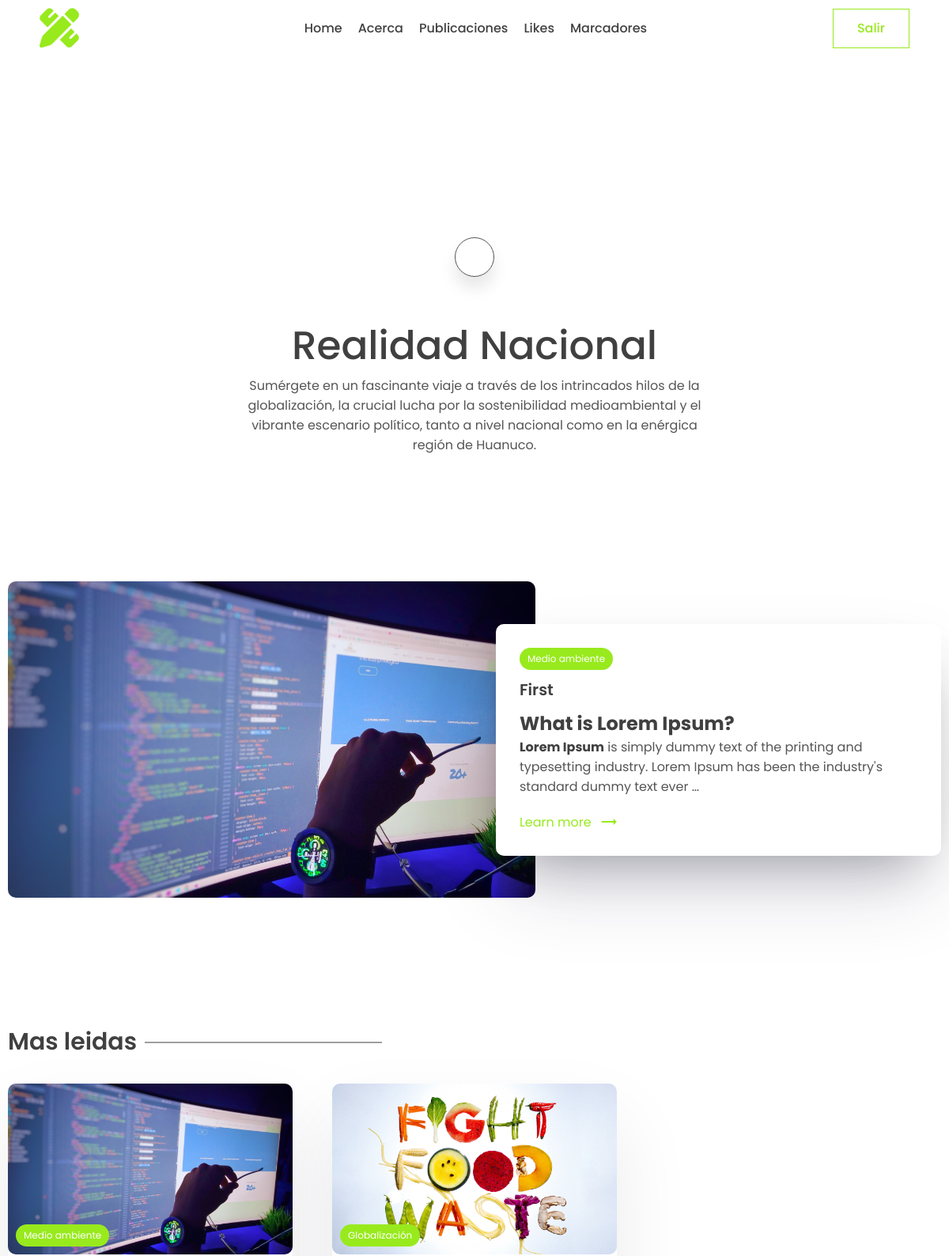
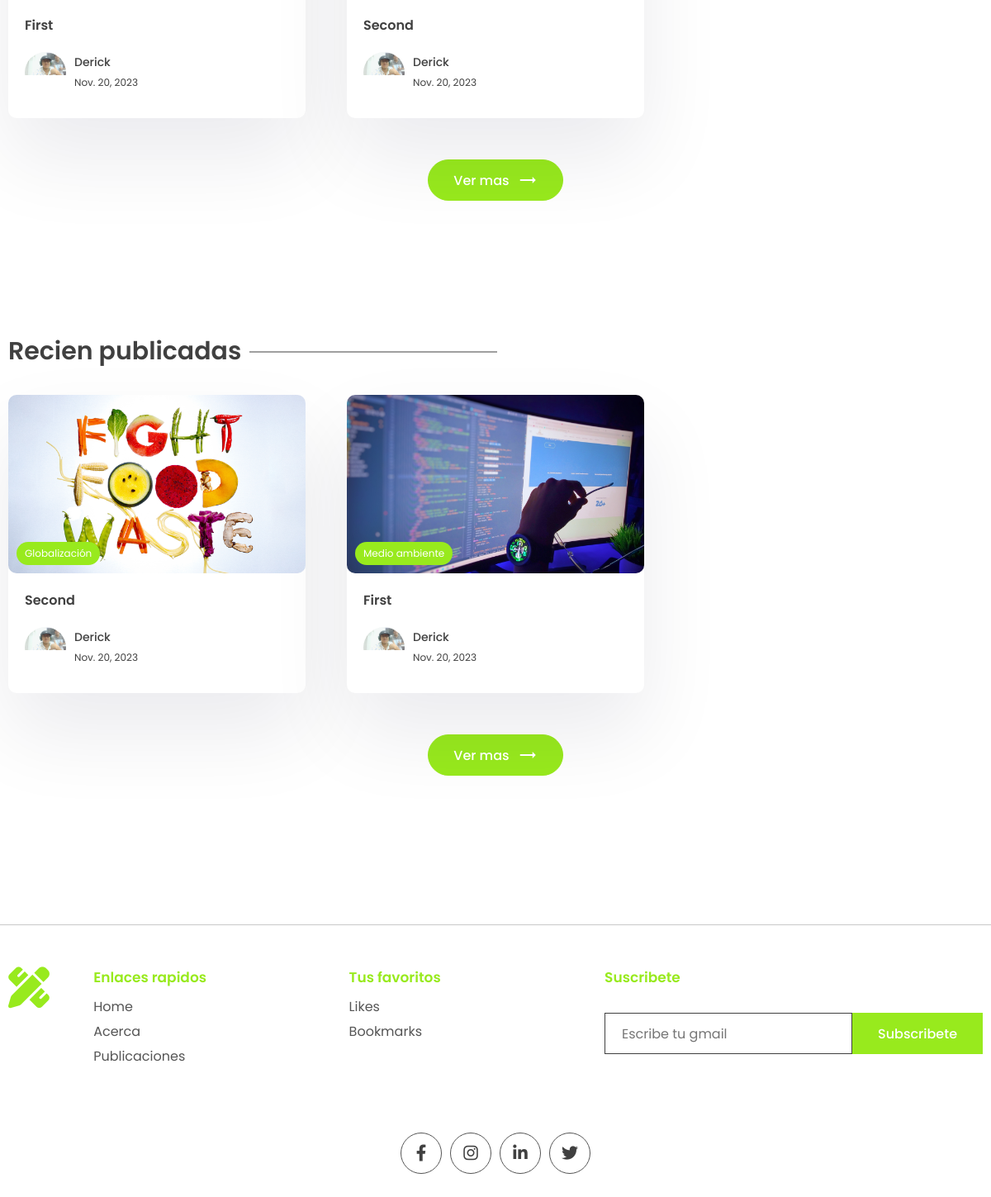
The app's page / (signed in) with its own data (2 pictures, top to bottom).
### app/models.py (models this page shows, shortened)
class WebsiteMeta(models.Model):
    title = models.CharField(max_length=200)
    description = models.CharField(max_length=500)
    about = RichTextField()
    class Meta:
        verbose_name_plural ='Metadata del sitio'

class Post(models.Model):
    title =  models.CharField(max_length=200, verbose_name="Titulo")
    content = RichTextField(null=True)
    last_updated = models.DateTimeField(auto_now=True, verbose_name="Ultima actualizacion")
    slug = models.SlugField(max_length=200, unique=True)
    image = models.ImageField(null=True, blank=True, upload_to="images/")
    tags = models.ManyToManyField(Tag, blank=True, related_name='post')
    view_count=models.IntegerField(null=True, blank=True)
    is_featured = models.BooleanField(default=False)
    author = models.ForeignKey(User, on_delete=models.CASCADE, null=True, blank=True)
    bookmarks = models.ManyToManyField(User, related_name="bookmarks", default=None, blank=True)
    likes = models.ManyToManyField(User, related_name="post_like", default=None, blank=True)
    class Meta:
        verbose_name_plural ='Publicaciones'

class Tag(models.Model):
    name = models.CharField(max_length=100)
    description = RichTextField()
    slug = models.SlugField(max_length=200, unique=True)
    class Meta:
        verbose_name_plural ='Etiquetas'

class Profile(models.Model):
    user = models.OneToOneField(User, on_delete=models.CASCADE)
    profile_image = models.ImageField(null=True, blank=True, upload_to="images/")
    slug = models.SlugField(max_length=200, unique=True)
    bio = RichTextField()
    class Meta:
        verbose_name_plural ='Perfiles'

### app/views.py (the view, shortened to what this page needs)
# urls.py: path('', views.index, name="index"),
def index(request):
    posts = Post.objects.all()
    top_posts = Post.objects.all().order_by('-view_count')[0:3]
    recent_posts = Post.objects.all().order_by('-last_updated')[0:3]
    featured_blog = Post.objects.filter(is_featured = True)
    subscribe_form = SubscribeForm()
    subscribe_successful = None
    website_info = None
    if WebsiteMeta.objects.all().exists():
        website_info = WebsiteMeta.objects.all()[0]
    if featured_blog:
        featured_blog = featured_blog[0]
    context = {'posts':posts, 'top_posts':top_posts, 'website_info':website_info,'recent_posts':recent_posts, 'subscribe_form':subscribe_form, 'subscribe_successful':subscribe_successful, 'featured_blog':featured_blog}
    return render(request, 'app/index.html', context)

### app/forms.py
class SubscribeForm(forms.ModelForm):
    class Meta:
        model=Subscribe
        fields='__all__'
        labels = {'email':_('')}
    def __init__(self, *args, **kwargs):
        super().__init__(*args, **kwargs)
        self.fields['email'].widget.attrs['placeholder'] = 'Escribe tu gmail'

### app/templates/app/index.html (shortened to what this page needs)
{% extends 'base.html' %}
{% block content %}
    <main class="sp">
      <div class="container">
        <center>
          <div class="search-bar">
            <a href="{% url 'search' %}" class="animated-search" onclick="searchbar()">
            </a>
          </div>
          <div class="typo">
            {% if website_info.title %}
              <h1 class="title">{{website_info.title}}</h1>
            {% else %}
              <h1 class="title">Website blog title</h1>
            {% endif %}
            {% if website_info.description %}
            <p>
              {{website_info.description}}
            </p>
            {% else %}
            <p>
              Lorem ipsum began as scrambled, nonsensical Latin derived from
              Cicero's 1st-century BC text De Finibus Bonorum et Malorum.
            </p>
            {% endif %}
          </div>
        </center>
      </div>
    </main>
    {% if featured_blog %}
    <section class="sp">
      <div class="container">
        <a href="{% url 'post_page' featured_blog.slug %}">
        <div class="grid-2">
          <div class="post-img">
            <img src="{{featured_blog.image.url}}" alt="" />
          </div>
          <div class="post-content">
            <div class="cetagory">
              <p>{{featured_blog.tags.all.0.name}}</p>
            </div>
            <h1>
              {{featured_blog.title}}
            </h1>
            <p class="des">
              {{featured_blog.content|safe|truncatechars:200}}
            </p>
            <a class="learn" href="#"
              >Learn more <span class="material-icons"> trending_flat </span></a
            >
          </div>
        </div>
      </a>
      </div>
    </section>
    {% endif %}
    <section class="sp">
      <div class="container">
        <h1 class="sec-title">Mas leidas</h1>
        <div class="grid-3">
            {% for post in top_posts %}
          <a href="{% url 'post_page' post.slug %}">
            <div class="card">
              <div class="post-img">
                <img src="{{post.image.url}}" alt="" />
                <div class="tag">{{post.tags.all.0.name}}</div>
              </div>
              <div class="card-content">
                <h3>
                  {{post.title}}
                </h3>
                <div class="author">
                  <div class="profile-pic">
                    <img src="{{post.author.profile.profile_image.url}}" alt="" />
                  </div>
                  <div class="details">
                    <p>{{post.author.first_name}}</p>
                    <small>{{post.last_updated|date}}</small>
                  </div>
                </div>
              </div>
            </div>
          </a>
          {% endfor %}
        </div>
        <center>
          <a href="{% url 'all_posts' %}"><button class="btn btn-primary rounded view">
Ver mas <span class="material-icons"> trending_flat </span>
          </button></a>
        </center>
      </div>
    </section>
    <section class="sp">
      <div class="container">
        <h1 class="sec-title">Recien publicadas</h1>
        <div class="grid-3">
            {% for post in recent_posts %}
          <a href="{% url 'post_page' post.slug %}">
            <div class="card">
              <div class="post-img">
                <img src="{{post.image.url}}" alt="" />
                <div class="tag">{{post.tags.all.0.name}}</div>
              </div>
              <div class="card-content">
                <h3>
                  {{post.title}}
                </h3>
                <div class="author">
                  <div class="profile-pic">
                    <img src="{{post.author.profile.profile_image.url}}" alt="" />
                  </div>
                  <div class="details">
                    <p>{{post.author.first_name}}</p>
                    <small>{{post.last_updated|date}}</small>
                  </div>
                </div>
              </div>
            </div>
          </a>
          {% endfor %}
        </div>
        <center>
          <a href="{% url 'all_posts' %}"><button class="btn btn-primary rounded view">
            Ver mas <span class="material-icons"> trending_flat </span>
          </button></a>
        </center>
      </div>
    </section>
    {% endblock content %}

### app/static/app/style.css (style rules this page uses)
* { margin: 0; padding: 0; box-sizing: border-box; text-decoration: none; border: none; outline: none; list-style: none; font-family: "Poppins", sans-serif; color: var(--black); }
:root { --red: #98ea1d; --black: #404040; --des: #555555; --shadow: #ffffff1a 0px 1px 1px 0px inset, #32325d40 0px 50px 100px -20px, #0000004d 0px 30px 60px -30px; --shadow2: rgba(17, 12, 46, 0.084) 0px 48px 100px 0px; }
html { font-size: 62.5%; }
[class*="grid"] { display: grid; }
img { width: 100%; }
.container { max-width: 1220px; margin: auto; padding: 0 10px; }
p, a { font-size: 1.6rem; color: var(--des); }
.btn { cursor: pointer; height: 5rem; padding: 0 3rem; font-size: 1.6rem; font-weight: 500; border: 1px solid var(--red); display: flex; align-items: center; justify-content: center; gap: 1rem; }
.btn span { color: white; }
.btn-primary { background: var(--red); color: white; }
.rounded { border-radius: 5rem; }
.search-bar, .animated-search { width: 5rem; aspect-ratio: 1/1; border: 1px solid var(--des); border-radius: 50%; display: flex; align-items: center; justify-content: center; background: white; box-shadow: 0 15px 20px #00000018; cursor: pointer; margin-top: 10rem; z-index: 2; }
.search-bar { box-shadow: unset; border: none; }
.search-bar .animated-search { margin-top: 0; }
.typo { width: 50%; margin-top: 5rem; }
.title { font-size: 5rem; font-weight: 500; }
.sp { padding: 8rem 0; }
.grid-2 { grid-template-columns: 1.3fr 1fr; align-items: center; }
.post-img { height: 40rem; width: 100%; overflow: hidden; border-radius: 1rem; }
.post-img img { height: 100%; object-fit: cover; object-position: center; }
.post-content { position: relative; left: -5rem; background: white; border-radius: 1rem; padding: 3rem; box-shadow: var(--shadow); width: calc(100% + 5rem); }
.post-content h1 { font-size: 2rem; font-weight: 600; margin: 1rem 0; }
.cetagory { background: var(--red); width: fit-content; border-radius: 5rem; padding: 0.5rem 1rem; }
.cetagory p { color: white; font-size: 1.2rem; }
.learn { display: flex; align-items: center; gap: 1rem; color: var(--red); margin-top: 2rem; }
.learn span { color: var(--red); }
.sec-title { font-size: 3rem; font-weight: 600; position: relative; width: fit-content; margin-bottom: 3rem; }
.sec-title::after { content: ""; position: absolute; right: -31rem; height: 1px; width: 30rem; background: var(--black); top: 50%; transform: translateY(-50%); }
.grid-3 { grid-template-columns: repeat(3, 1fr); gap: 5rem; }
.card { background: white; box-shadow: var(--shadow2); border-radius: 1rem; cursor: pointer; transition: 0.3s; }
.post-img { position: relative; }
.tag { position: absolute; bottom: 1rem; left: 1rem; background: var(--red); color: white; border-radius: 5rem; padding: 0.5rem 1rem; font-size: 1.2rem; }
.card-content { padding: 2rem; padding-bottom: 3rem; }
.card h3 { font-size: 1.6rem; font-weight: 600; }
.card .post-img { width: 100%; height: unset; aspect-ratio: 1/0.6; }
.author { display: flex; align-items: center; gap: 1rem; margin-top: 2rem; }
.profile-pic { width: 5rem; aspect-ratio: 1/1; border-radius: 50%; overflow: hidden; }
.author p { color: var(--black); font-weight: 500; font-size: 1.4rem; }
.author small { color: var(--black); font-size: 1.2rem; }
.view { margin-top: 5rem; }
main { padding-top: 10rem !important; }

### records on screen
WebsiteMeta: title "Realidad Nacional", description "Sumérgete en un fascinante viaje a través de los intrincados hilos de la globalización, la crucial lucha por la sostenibilidad medioambiental y el vibrante escenario político, tanto a nivel nacional como en la enérgica región de Huanuco."
Post: image (picture), tags.all.0.name "Medio ambiente", title "First", content "What is Lorem Ipsum? Lorem Ipsum is simply dummy text of the printing and typesetting industry. Lorem Ipsum has been the industry's standard dummy text ever …", author.profile.profile_image (picture), author.first_name "Derick", last_updated "Nov. 20, 2023"
Post: image (picture), tags.all.0.name "Globalización", title "Second", author.profile.profile_image (picture), author.first_name "Derick", last_updated "Nov. 20, 2023"
